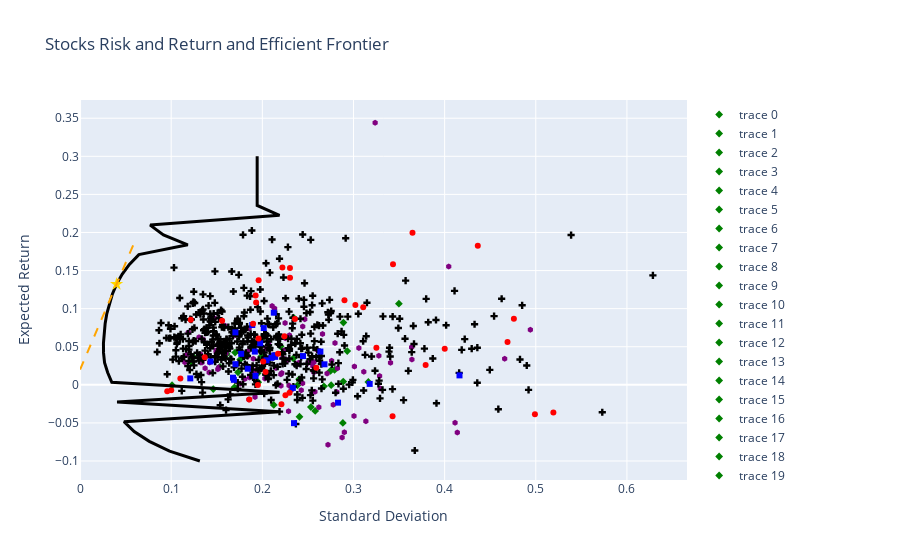

The cell this chart's notebook holds for it:
### Code cell
import numpy as np
import pandas as pd
import plotly.graph_objects as go
from scipy.optimize import minimize
import concurrent.futures

# Prepare the data for plotting
standard_deviation = np.sqrt(np.diag(S))
expected_returns = mu

# Define a function to get marker styles based on ticker
def get_marker_style(ticker):
    if ".SS" in ticker:
        return dict(symbol='circle', color='red')
    elif ".ST" in ticker:
        return dict(symbol='square', color='blue')
    elif ".DE" in ticker:
        return dict(symbol='diamond', color='green')
    elif ".L" in ticker:
        return dict(symbol='hexagon', color='purple')
    else:
        return dict(symbol='cross', color='black')

# Add individual stocks
fig = go.Figure()

for i, ticker in enumerate(valid_tickers):
    marker_style = get_marker_style(ticker)
    fig.add_trace(go.Scatter(
        x=[standard_deviation[i]],
        y=[expected_returns[i]],
        mode='markers',
        marker=marker_style,
        text=[ticker],
        hoverinfo='text'
    ))

# Define portfolio statistics functions
def portfolio_stats(weights, mu, cov_matrix):
    expected_return = np.dot(weights, mu)
    expected_variance = np.dot(weights.T, np.dot(cov_matrix, weights))
    expected_std_dev = np.sqrt(expected_variance)
    return expected_return, expected_variance, expected_std_dev

# Number of portfolios to simulate
num_portfolios = 10000
num_assets = len(mu)
results = np.zeros((3, num_portfolios))

# Define the risk-free rate (for example, assume 0)
risk_free_rate = 0.02

# Optimize portfolios to draw efficient frontier
def min_variance(weights, mu, S):
    return portfolio_stats(weights, mu, S)[2] ** 2



def optimize_portfolio(mean, mu, S, num_assets, bounds):
    constraints = ({'type': 'eq', 'fun': lambda x: np.sum(x) - 1},
                   {'type': 'eq', 'fun': lambda x: portfolio_stats(x, mu, S)[0] - mean})
    result = minimize(min_variance, num_assets * [1./num_assets,], args=(mu, S),
                       method='SLSQP', bounds=bounds, constraints=constraints, options={"maxiter": 200})
    return result

constraints = ({'type': 'eq', 'fun': lambda x: np.sum(x) - 1})
bounds = tuple((0.0,0.2) for _ in range(num_assets))
efficient_means = np.linspace(-0.1, 0.3, 32)

# Use ThreadPoolExecutor to parallelize the computation
efficient_portfolios = []
total_tasks = len(efficient_means)

# Use ThreadPoolExecutor to parallelize the computation
with concurrent.futures.ProcessPoolExecutor(max_workers=4) as executor:
    future_to_mean = {executor.submit(optimize_portfolio, mean, mu, S, num_assets, bounds): mean for mean in efficient_means}
    completed_tasks = 0
    for future in concurrent.futures.as_completed(future_to_mean):
        completed_tasks += 1
        print(f'{completed_tasks}/{total_tasks} tasks completed')
        efficient_portfolios.append(future.result())


efficient_risks = [portfolio['fun'] ** 0.5 for portfolio in efficient_portfolios]

# Plot the efficient frontier
fig.add_trace(go.Scatter(
    x=efficient_risks,
    y=efficient_means,
    mode='lines',
    line=dict(color='black', width=3),
    name='Efficient Frontier'
))


# Calculate Sharpe Ratios for efficient portfolios
risk_free_rate = 0.02
sharpe_ratios = [(y - risk_free_rate) / x for x, y in zip(efficient_risks, efficient_means)]
max_sharpe_idx = np.argmax(sharpe_ratios)

# Tangency point on the efficient frontier
tangency_risk = efficient_risks[max_sharpe_idx]
tangency_return = efficient_means[max_sharpe_idx]
tangency_portfolio = efficient_portfolios[max_sharpe_idx]


# Plot the tangency point
fig.add_trace(go.Scatter(
    x=[tangency_risk],
    y=[tangency_return],
    mode='markers',
    marker=dict(color='gold', size=10, symbol='star'),
    name='Tangency Portfolio'
))

# Plot the Capital Market Line (CML)
cml_x = [0, tangency_risk * 1.5]  # Extend the CML to the right of the tangency point
cml_y = [risk_free_rate, risk_free_rate + (tangency_return - risk_free_rate) / tangency_risk * (tangency_risk * 1.5)]

fig.add_trace(go.Scatter(
    x=cml_x,
    y=cml_y,
    mode='lines',
    line=dict(color='orange', width=2, dash='dash'),
    name='Capital Market Line (CML)'
))

# Update layout
fig.update_layout(
    title='Stocks Risk and Return and Efficient Frontier',
    yaxis_title='Expected Return',
    xaxis_title='Standard Deviation'
)

# Show the figure
fig.show()
